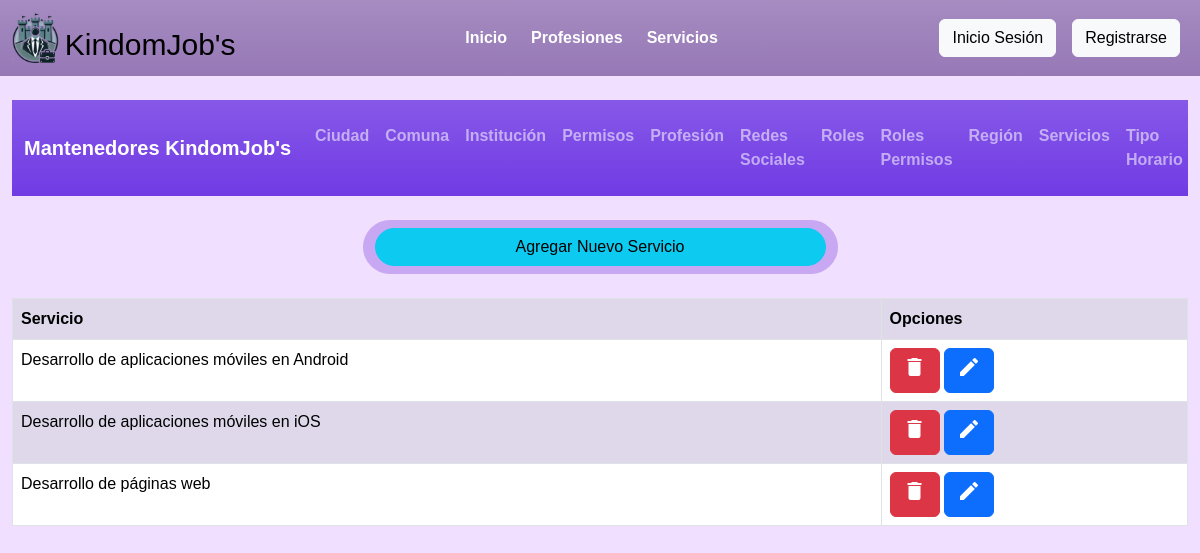
The page /admin/mantenedor_servicio/index_servicio.php on the database as committed earlier.
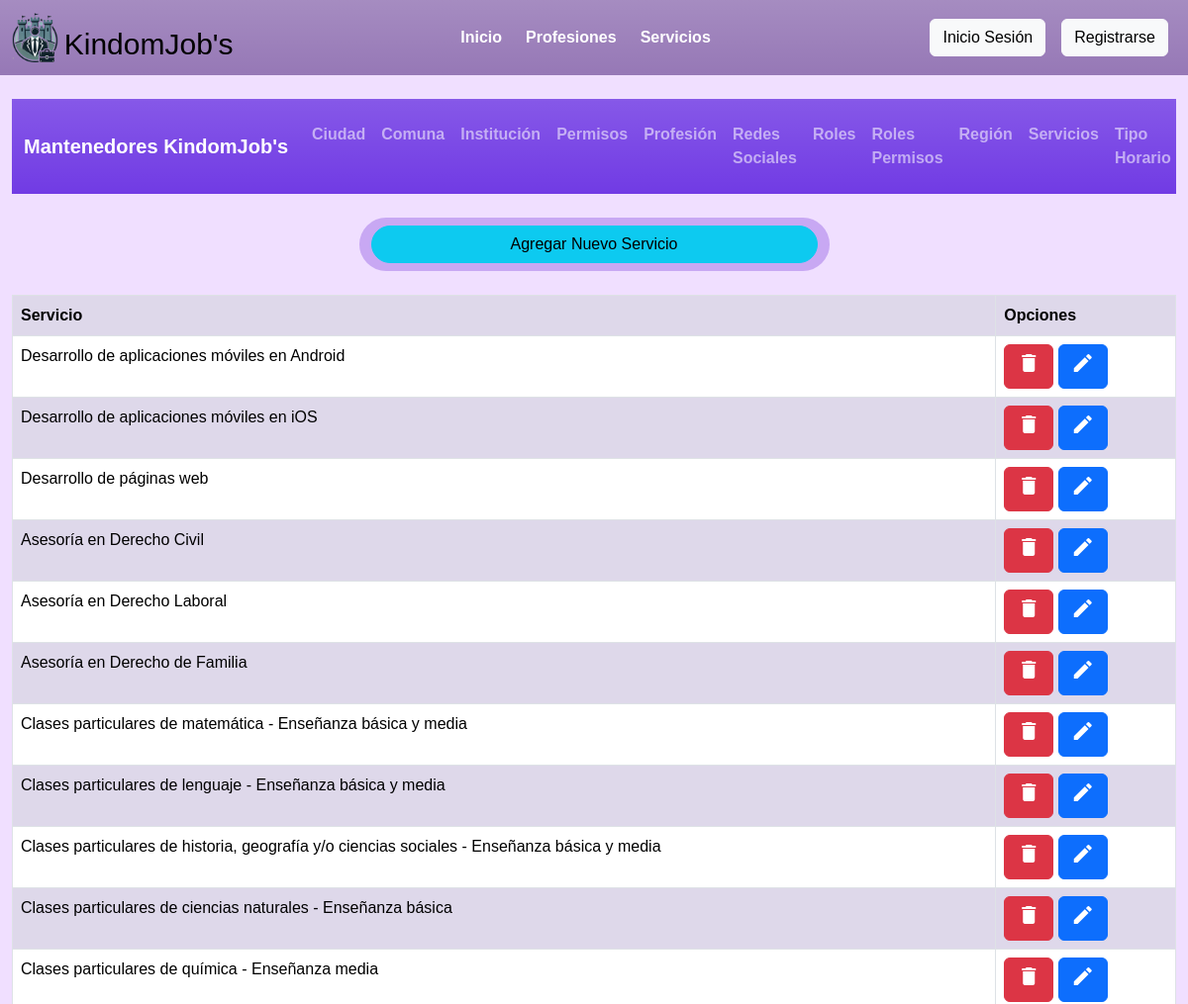
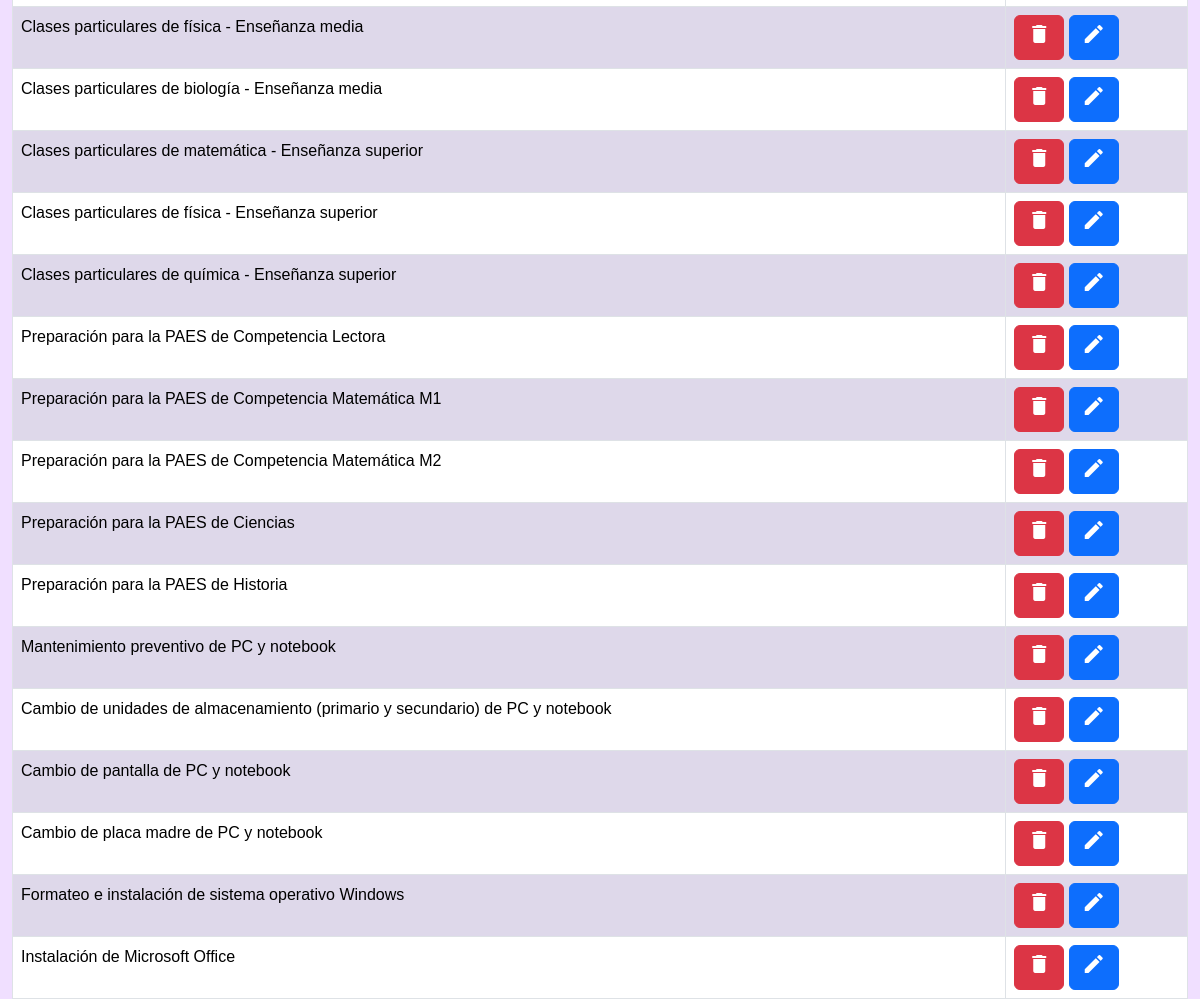
The same page on the database as committed later (2 pictures, top to bottom).
### tables this page shows
CREATE TABLE `servicio` (
  `id_servicio` int(11) NOT NULL,
  `nombre_servicio` varchar(100) NOT NULL
);

### admin/mantenedor_servicio/index_servicio.php (the view, shortened to what this page needs)
<?php
    require('..\conexion.php');
?>
<!DOCTYPE html>
<html lang="es">
<head>
    <link rel="stylesheet" href="../estilos.css">
    <link href="https://cdn.jsdelivr.net/npm/bootstrap@5.3.3/dist/css/bootstrap.min.css" rel="stylesheet"
>
</head>
</head>
<body style="font-family: 'Josefin Sans', sans-serif;  background-color: rgb(240, 223, 255 );" >
    <nav class="navbar navbar-expand-lg bg-gradient bg-opacity-50" style="background-color: rgb(150, 120, 182);">
        <div class="container-fluid ">
            <a class="navbar-brand " href="index.php">
                <img src="../pag_principal/Logo_KindomJob's.png" alt="Logo_kindomjobs" height="50" class="imagen d-inline-block">
                <span class="h3 align-bottom" style="font-size: 30px;">KindomJob's</span>
            </a>
            <div class="collapse navbar-collapse" id="navbarNav">
                <ul class=" navbar-nav mx-auto ">
                    <li class="nav-item px-1">
                        <a class="nav-link text-white" href="../pag_principal/index.php"><b>Inicio</b></a>
                    </li>
                    <li class="nav-item px-1">
                        <a class="nav-link text-white" href=""><b>Profesiones</b></a>
                    </li>
                    <li class="nav-item px-1">
                        <a class="nav-link text-white" href="#"><b>Servicios</b></a>
                    </li>
                </ul>
                <?php
                if (isset($_SESSION['rut'])) {
                    ?>
                    <ul class=" navbar-nav mr-auto ">
                    <?php if ($user['id_rol']==11) {?>
                        <li class="nav-item">
                            <a class="nav-link" href="../profesional/perfil.php"><button type="button" class="btn btn-light">Perfil</button></a>
                        </li>
                    <?php
                    }else{?>
                        <li class="nav-item">
                            <a class="nav-link" href="../user/perfil.php"><button type="button" class="btn btn-light">Perfil</button></a>
                        </li>
                    <?php
                    }
                    ?>
                    <li class="nav-item">
                        <a class="nav-link" href="../Login/logout.php"><button type="button" class="btn btn-light">Cerrar Session</button></a>
                    </li>
                </ul>
                 <?php
                } else{
                    ?>
                    <ul class=" navbar-nav mr-auto ">
                    <li class="nav-item">
                        <a class="nav-link" href="../Login/login.php"><button type="button" class="btn btn-light">Inicio Sesión</button></a>
                    </li>
                    <li class="nav-item">
                        <a class="nav-link" href="../Login/registration.php"><button type="button" class="btn btn-light">Registrarse</button></a>
                    </li>
                </ul>
                <?php
                }
                ?>
            </div>
        </div>
    </nav>
    <div class="container-fluid contenedorcompleto py-4">
    <nav class="navbar navbar-expand-lg bg-gradient bg-opacity-50" data-bs-theme="dark" style="background-color: rgb(113, 59, 228);">
            <div class="container-fluid mt-2 mb-2">
                <a class="navbar-brand" href="../index.php"><b>Mantenedores KindomJob's</b></a>
                <div class="collapse navbar-collapse" id="navbarNav">
                    <ul class="navbar-nav">
                        <li class="nav-item">
                            <a class="nav-link" href="../mantenedor_ciudad/index_ciudad.php"><b>Ciudad</b></a>
                        </li>
                        <li class="nav-item">
                            <a class="nav-link" href="../mantenedor_comuna/index_comuna.php"><b>Comuna</b></a>
                        </li>
                        <li class="nav-item">
                            <a class="nav-link" href="../mantenedor_institucion/index_institucion.php"><b>Institución</b></a>
                        </li>
                        <li class="nav-item">
                            <a class="nav-link" href="../mantenedor_permiso/index_permiso.php"><b>Permisos</b></a>
                        </li>
                        <li class="nav-item">
                            <a class="nav-link" href="../mantenedor_profesion/index_profesion.php"><b>Profesión</b></a>
                        </li>
                        <li class="nav-item">
                            <a class="nav-link" href="../mantenedor_redes_sociales/index_rs.php"><b>Redes Sociales</b></a>
                        </li>
                        <li class="nav-item">
                            <a class="nav-link" href="../mantenedor_roles/index_rol.php"><b>Roles</b></a>
                        </li>
                        <li class="nav-item">
                            <a class="nav-link" href="../mantenedor_roles_permisos/index_rol_permiso.php"><b>Roles Permisos</b></a>
                        </li>
                        <li class="nav-item">
                            <a class="nav-link" href="../mantenedor_region/index_region.php"><b>Región</b></a>
                        </li>
                        <li class="nav-item">
                            <a class="nav-link" href="../mantenedor_servicio/index_servicio.php"><b>Servicios</b></a>
                        </li>
                        <li class="nav-item">
                            <a class="nav-link" href="../mantenedor_tiempohorario/index_th.php"><b>Tipo Horario</b></a>
                        </li>
                    </ul>
                </div>
            </div>
        </nav>
        <br>
        <div class="container text-center">
            <div class="row">
                <div class="col">
                </div>
                <div class="col-6 col-xl-5 col-sm rounded-pill" style="background-color: rgba(115, 52, 216, 0.322);">
                    <div class="d-grid gap-2 py-2">
                            <button type="button" class="btn  btn-info rounded-pill" data-bs-toggle="modal" data-bs-target="#exampleModal">
                                Agregar Nuevo Servicio
                            </button>
                    </div>
                </div>
                <div class="col">
                </div>
            </div>
        </div>
        <br>
        <table class="table table-striped table-bordered">
            <tr>
                <th>Servicio</th>
                <th>Opciones</th>
            </tr>
            <?php
                $consulta = "SELECT * FROM servicio";
                $resultado = mysqli_query($conexion,$consulta);
                while($row=mysqli_fetch_assoc($resultado)){
                    $nombre_consultado = $row["nombre_servicio"];
                    $id = $row["id_servicio"];
                    echo "<tr>";
                        echo "<td>".$nombre_consultado."</td>";
                        echo"<td><a href='Borrar_servicio.php?id_e=$id' class='btn btn-danger' style='color: white; text-decoration: none;'><span class='material-icons'>delete</span></a> <a href='form_edicion_servicio.php?id_e=$id' class='btn btn-primary' style='color: white; text-decoration: none;'><span class='material-icons'>edit</span></a></td>";
                    echo"</tr>";
                }
            ?>
        </table>
    </div>
</body>
</html>

### admin/estilos.css (style rules this page uses)
.contenedorcompleto { height: 100vh; }
.table-striped>tbody>tr:nth-child(odd)>td, .table-striped>tbody>tr:nth-child(odd)>th { background-color: rgb(234, 228, 246) }

Rows that differ between the two databases and show on the page:
added servicio: nombre_servicio "Asesoría en Derecho Civil"
added servicio: nombre_servicio "Asesoría en Derecho Laboral"
added servicio: nombre_servicio "Asesoría en Derecho de Familia"
added servicio: nombre_servicio "Clases particulares de matemática - Enseñanza básica y media"
added servicio: nombre_servicio "Clases particulares de lenguaje - Enseñanza básica y media"
added servicio: nombre_servicio "Clases particulares de historia, geografía y/o ciencias sociales - Enseñanza básica y media"
added servicio: nombre_servicio "Clases particulares de ciencias naturales - Enseñanza básica"
added servicio: nombre_servicio "Clases particulares de química - Enseñanza media"
added servicio: nombre_servicio "Clases particulares de física - Enseñanza media"
added servicio: nombre_servicio "Clases particulares de biología - Enseñanza media"
added servicio: nombre_servicio "Clases particulares de matemática - Enseñanza superior"
added servicio: nombre_servicio "Clases particulares de física - Enseñanza superior"
added servicio: nombre_servicio "Clases particulares de química - Enseñanza superior"
added servicio: nombre_servicio "Preparación para la PAES de Competencia Lectora"
added servicio: nombre_servicio "Preparación para la PAES de Competencia Matemática M1"
added servicio: nombre_servicio "Preparación para la PAES de Competencia Matemática M2"
added servicio: nombre_servicio "Preparación para la PAES de Ciencias"
added servicio: nombre_servicio "Preparación para la PAES de Historia"
added servicio: nombre_servicio "Mantenimiento preventivo de PC y notebook"
added servicio: nombre_servicio "Cambio de unidades de almacenamiento (primario y secundario) de PC y notebook"
added servicio: nombre_servicio "Cambio de pantalla de PC y notebook"
added servicio: nombre_servicio "Cambio de placa madre de PC y notebook"
added servicio: nombre_servicio "Formateo e instalación de sistema operativo Windows"
added servicio: nombre_servicio "Instalación de Microsoft Office"
